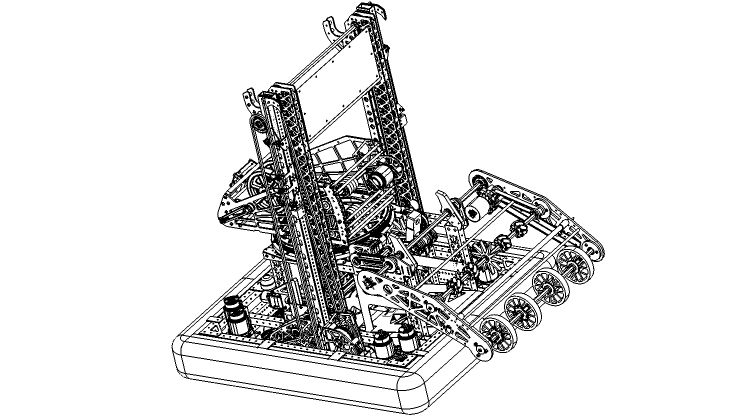
#> input picture python_program/mavy.png, 1510 x 839 px, given in place of the camera (shown at 1/2 size)
$ python 'img_processing copy.py'
#> lines starting #> are read from the running program, lines starting #| are printed output that depends on the picture; after the words box and inside, x2 and y2 are one past the last pixel; in counts of white or black regions, pixels touching at a corner belong together
from calendar import c
import cv2 as cv
import numpy as np
import math
import serial
import time
# from requests import get


# [125 lines left out: functions send_instructions, make_instructions, not called in this run]

def get_bw_frame():
    cap = cv.VideoCapture(0)

    global canny_p1
    global canny_p2
    canny_p1 = 50
    canny_p2 = 200

    def set_canny_p1(value):
        global canny_p1
        canny_p1 = value

    def set_canny_p2(value):
        global canny_p2
        canny_p2 = value

    global first
    first = True

    while True:
        # get black and white image
        ret, frame = cap.read()
#> frame is the input picture: shape (839, 1510, 3); 88.3% white; 238 black regions (203 under 20 px), largest, box (x1, y1, x2, y2) and area: (343, 3, 1210, 830) 141820, (828, 600, 900, 652) 915, (724, 551, 753, 580) 398
        gray = cv.cvtColor(frame, cv.COLOR_BGR2GRAY)

        # blur it to get rid of extraneous edges
        gray = cv.medianBlur(gray, 3)
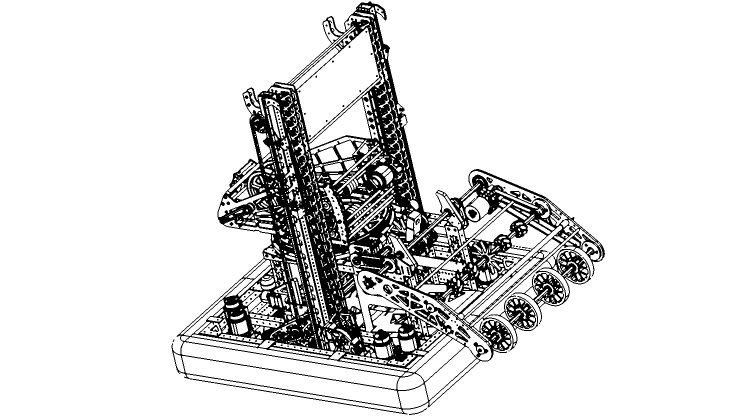
#> gray: shape (839, 1510) (shown at 1/2 size); 87.2% white; 202 black regions (173 under 20 px), largest, box (x1, y1, x2, y2) and area: (343, 3, 1210, 829) 155204, (828, 600, 900, 652) 1003, (791, 581, 818, 614) 432

        # using a threshold to get image
        f2 = cv.adaptiveThreshold(
            gray, 255, cv.ADAPTIVE_THRESH_GAUSSIAN_C, cv.THRESH_BINARY, 9, 3)
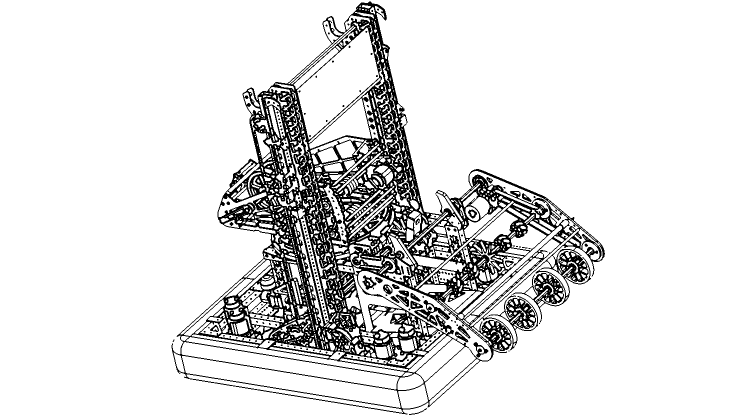
#> f2: shape (839, 1510) (shown at 1/2 size); 88.3% white; 202 black regions (173 under 20 px), largest, box (x1, y1, x2, y2) and area: (343, 3, 1210, 829) 142279, (828, 600, 900, 652) 1003, (791, 581, 818, 614) 429

        # using edge detection alg
        frame = cv.Canny(frame, canny_p1, canny_p2)
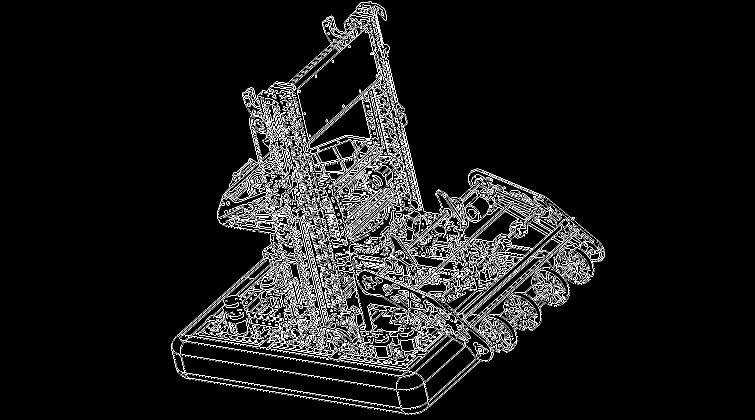
#> frame: shape (839, 1510) (shown at 1/2 size); 5.6% white in thin lines or dots, all inside (x1, y1, x2, y2) = (342, 2, 1210, 830)
        frame = cv.bitwise_not(frame)
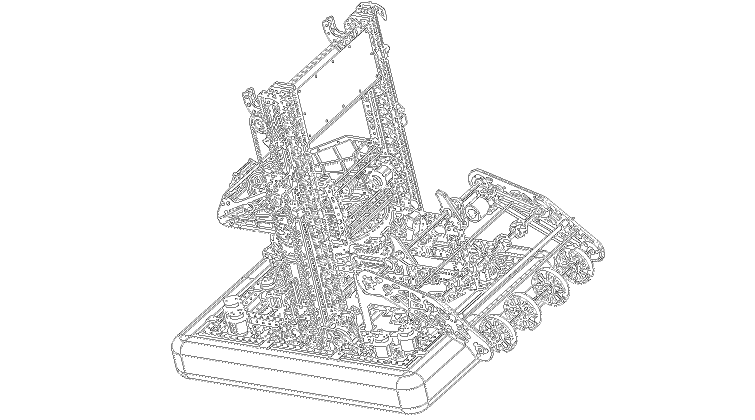
#> frame: shape (839, 1510) (shown at 1/2 size); 94.4% white; black in thin lines or dots, all inside (x1, y1, x2, y2) = (342, 2, 1210, 830)

        # showing
        cv.imshow("Display", frame)
        cv.imshow("F2", f2)

        # make trackbars
        if first:
            first = False
            cv.createTrackbar('CanP1', "Display", 0, 100, set_canny_p1)
            cv.createTrackbar('CanP2', "Display", 0, 1000, set_canny_p2)

        # letting user select frame to print with 'p'
        if cv.waitKey(200) == ord("p"):
#> (key Esc is pressed here)
            return f2

if __name__ == "__main__":
	frame = get_bw_frame()
	instructions = make_instructions(frame)
	# instructions = ["penSet 7", "penUp", "aMove 0,1000;0,1000", "aMove 0,-1000;0,-1000"]
	send_instructions(instructions)
